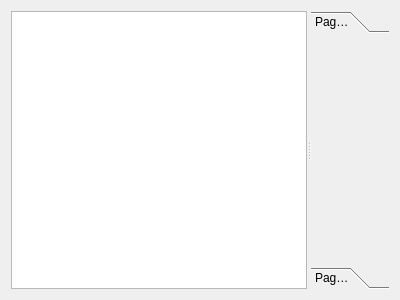
<?xml version="1.0" encoding="UTF-8"?>
<ui version="4.0">
 <class>Form</class>
 <widget class="QWidget" name="Form">
  <property name="geometry">
   <rect>
    <x>0</x>
    <y>0</y>
    <width>400</width>
    <height>300</height>
   </rect>
  </property>
  <property name="windowTitle">
   <string>Form</string>
  </property>
  <layout class="QGridLayout" name="gridLayout">
   <item row="0" column="0">
    <widget class="QSplitter" name="splitter">
     <property name="orientation">
      <enum>Qt::Horizontal</enum>
     </property>
     <widget class="QTreeView" name="treeView"/>
     <widget class="QToolBox" name="toolBox">
      <property name="currentIndex">
       <number>0</number>
      </property>
      <widget class="QWidget" name="page">
       <property name="geometry">
        <rect>
         <x>0</x>
         <y>0</y>
         <width>72</width>
         <height>218</height>
        </rect>
       </property>
       <attribute name="label">
        <string>Page 1</string>
       </attribute>
      </widget>
      <widget class="QWidget" name="page_2">
       <property name="geometry">
        <rect>
         <x>0</x>
         <y>0</y>
         <width>59</width>
         <height>128</height>
        </rect>
       </property>
       <attribute name="label">
        <string>Page 2</string>
       </attribute>
      </widget>
     </widget>
    </widget>
   </item>
  </layout>
 </widget>
 <resources/>
 <connections/>
</ui>
